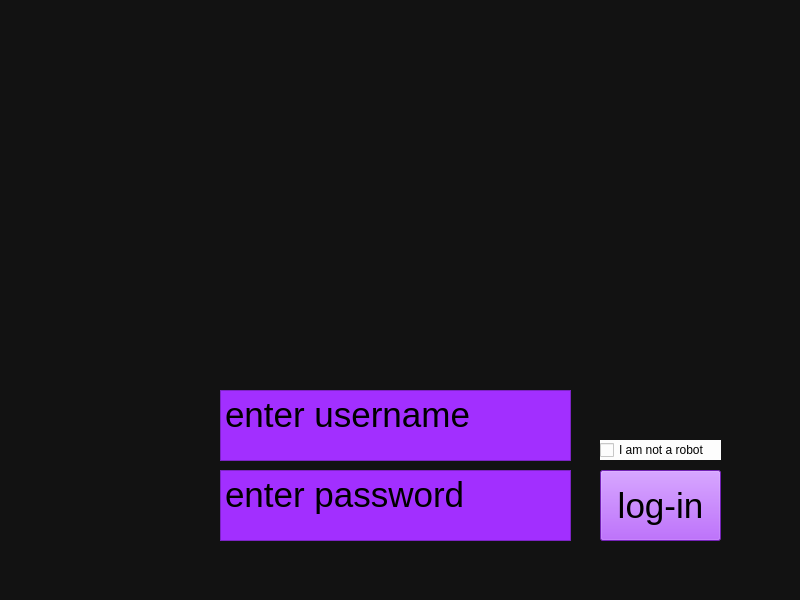
<?xml version="1.0" encoding="UTF-8"?>
<ui version="4.0">
 <class>MainWindow</class>
 <widget class="QMainWindow" name="MainWindow">
  <property name="geometry">
   <rect>
    <x>0</x>
    <y>0</y>
    <width>800</width>
    <height>600</height>
   </rect>
  </property>
  <property name="windowTitle">
   <string>MainWindow</string>
  </property>
  <property name="styleSheet">
   <string notr="true">background-color:rgb(18, 18, 18);
</string>
  </property>
  <widget class="QWidget" name="centralwidget">
   <widget class="QLabel" name="label">
    <property name="geometry">
     <rect>
      <x>40</x>
      <y>0</y>
      <width>721</width>
      <height>381</height>
     </rect>
    </property>
    <property name="text">
     <string>&lt;html&gt;&lt;head/&gt;&lt;body&gt;&lt;p&gt;&lt;img src=&quot;:/photos2/logo.png&quot;/&gt;&lt;/p&gt;&lt;/body&gt;&lt;/html&gt;</string>
    </property>
    <property name="pixmap">
     <pixmap>:/photos/gamelogo.png</pixmap>
    </property>
   </widget>
   <widget class="QTextEdit" name="username_2">
    <property name="geometry">
     <rect>
      <x>220</x>
      <y>470</y>
      <width>351</width>
      <height>71</height>
     </rect>
    </property>
    <property name="styleSheet">
     <string notr="true">;background-color: rgb(162, 47, 255);
font: 75 8pt &quot;Magneto&quot;; font-size: 35px;height: 20px;width: 45px;</string>
    </property>
    <property name="html">
     <string>&lt;!DOCTYPE HTML PUBLIC &quot;-//W3C//DTD HTML 4.0//EN&quot; &quot;http://www.w3.org/TR/REC-html40/strict.dtd&quot;&gt;
&lt;html&gt;&lt;head&gt;&lt;meta name=&quot;qrichtext&quot; content=&quot;1&quot; /&gt;&lt;style type=&quot;text/css&quot;&gt;
p, li { white-space: pre-wrap; }
&lt;/style&gt;&lt;/head&gt;&lt;body style=&quot; font-family:'Magneto'; font-size:35px; font-weight:72; font-style:normal;&quot;&gt;
&lt;p style=&quot; margin-top:0px; margin-bottom:0px; margin-left:0px; margin-right:0px; -qt-block-indent:0; text-indent:0px;&quot;&gt;&lt;span style=&quot; font-size:35px;&quot;&gt;enter password&lt;/span&gt;&lt;/p&gt;&lt;/body&gt;&lt;/html&gt;</string>
    </property>
   </widget>
   <widget class="QTextEdit" name="username">
    <property name="geometry">
     <rect>
      <x>220</x>
      <y>390</y>
      <width>351</width>
      <height>71</height>
     </rect>
    </property>
    <property name="styleSheet">
     <string notr="true">;background-color: rgb(162, 47, 255);
font: 75 8pt &quot;Magneto&quot;; font-size: 35px;height: 20px;width: 45px;
</string>
    </property>
    <property name="html">
     <string>&lt;!DOCTYPE HTML PUBLIC &quot;-//W3C//DTD HTML 4.0//EN&quot; &quot;http://www.w3.org/TR/REC-html40/strict.dtd&quot;&gt;
&lt;html&gt;&lt;head&gt;&lt;meta name=&quot;qrichtext&quot; content=&quot;1&quot; /&gt;&lt;style type=&quot;text/css&quot;&gt;
p, li { white-space: pre-wrap; }
&lt;/style&gt;&lt;/head&gt;&lt;body style=&quot; font-family:'Magneto'; font-size:35px; font-weight:72; font-style:normal;&quot;&gt;
&lt;p style=&quot; margin-top:0px; margin-bottom:0px; margin-left:0px; margin-right:0px; -qt-block-indent:0; text-indent:0px;&quot;&gt;&lt;span style=&quot; font-size:35px;&quot;&gt;enter username&lt;/span&gt;&lt;/p&gt;&lt;/body&gt;&lt;/html&gt;</string>
    </property>
   </widget>
   <widget class="QPushButton" name="pushButton">
    <property name="geometry">
     <rect>
      <x>600</x>
      <y>470</y>
      <width>121</width>
      <height>71</height>
     </rect>
    </property>
    <property name="styleSheet">
     <string notr="true">;background-color: rgb(162, 47, 255);
font: 75 8pt &quot;Magneto&quot;; font-size: 35px;height: 20px;width: 45px;
</string>
    </property>
    <property name="text">
     <string>log-in</string>
    </property>
   </widget>
   <widget class="QCheckBox" name="checkBox">
    <property name="geometry">
     <rect>
      <x>600</x>
      <y>440</y>
      <width>121</width>
      <height>20</height>
     </rect>
    </property>
    <property name="styleSheet">
     <string notr="true">;background-color: rgb(253, 253, 253);</string>
    </property>
    <property name="text">
     <string>I am not a robot</string>
    </property>
   </widget>
  </widget>
  <widget class="QMenuBar" name="menubar">
   <property name="geometry">
    <rect>
     <x>0</x>
     <y>0</y>
     <width>800</width>
     <height>21</height>
    </rect>
   </property>
  </widget>
  <widget class="QStatusBar" name="statusbar"/>
 </widget>
 <resources>
  <include location="image_resource.qrc"/>
 </resources>
 <connections/>
</ui>
